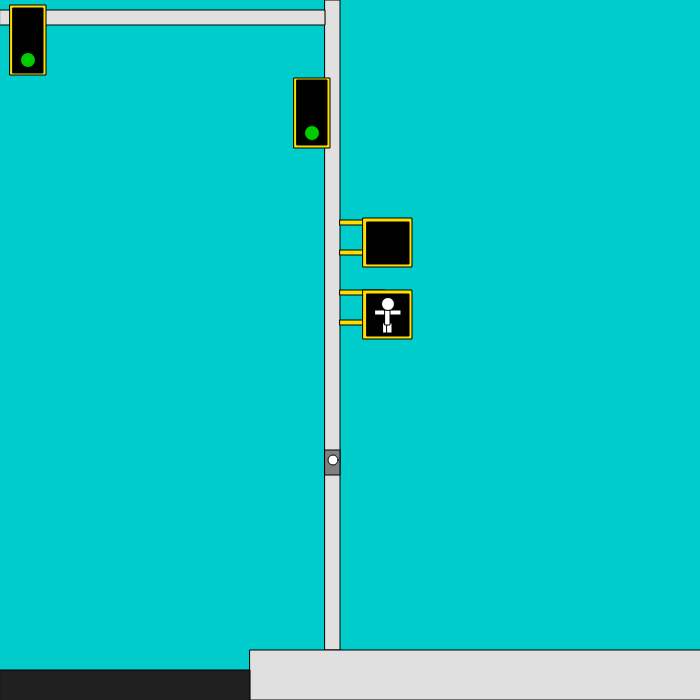
Frame 1 (no input)
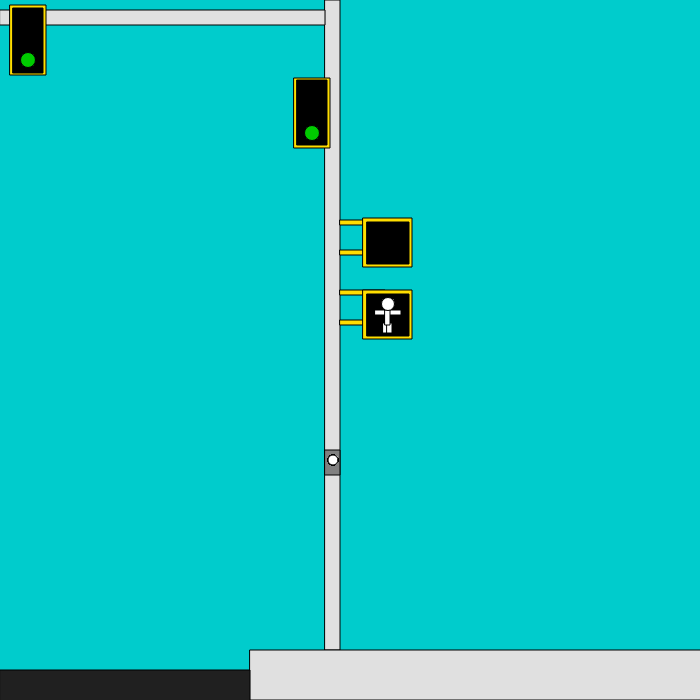
Frame 60 (no input)
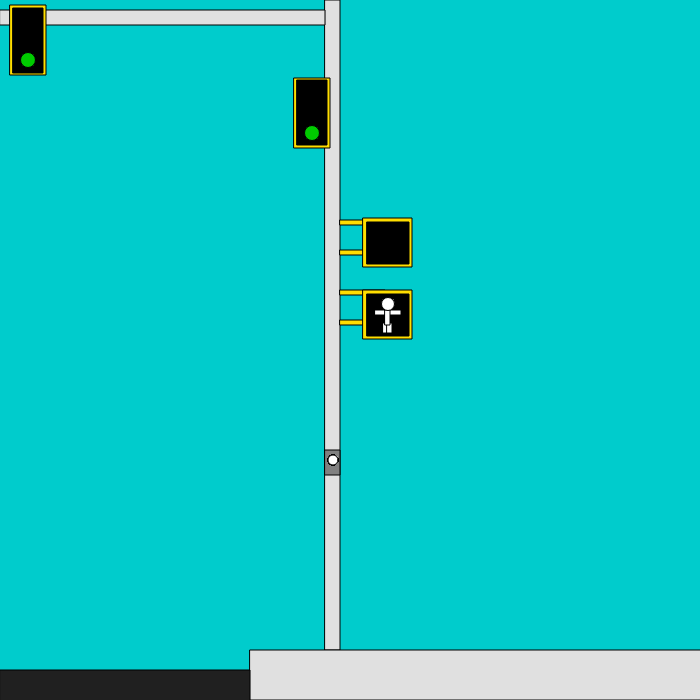
Frame 120 (the mouse pressed at the canvas centre since frame 60)

The p5.js sketch that drew these frames (run headless with seeded random() and noise() and a simulated clock; from frame 60 on, the mouse is pressed at the canvas centre):

// p5.js sketch
// ── sketch.js
var exy = 15;
var state = false;
var click = 10;
var d = 20;

function setup() {
createCanvas(700, 700);
background(0, 204, 204);

fill(224, 224, 224);
strokeWeight(1);
rect(325, 0, 15, 650);
rect(250, 650, 600, 50);
rect(0, 10, 325, 15);

fill(255, 222, 0);
strokeWeight(1);
rect(340, 250, 45, 5);
rect(340, 220, 45, 5);
rect(10, 5, 36, 70);
rect(363, 218, 49, 49);
rect(294, 78, 36, 70);

rect(340, 290, 45, 5);
rect(340, 320, 45, 5);
rect(363, 290, 49, 49);


fill(0);
rect(367, 222, 42, 42);
rect(297, 80, 30, 65);
rect(13, 8, 30, 65);
rect(367, 294, 42, 42);

fill(32);
rect(0, 670, 250, 35);

fill(128, 128, 128);
rect(325, 450, 15,25);
}

function draw() {
if (state) {

fill(255, 0, 0);
ellipse(28, 23, exy, exy);
ellipse(312, 93, exy, exy);

strokeWeight(1);
ellipse(389, 240, 5,23);
ellipse(383, 240, 5, 20);
ellipse(394, 240, 5, 18);
ellipse(399, 240, 5, 15);
ellipse(380, 250, 15, 5);
strokeWeight(0);
ellipse(390, 250, 20, 15);



} else {
  fill(0, 204, 0);
  ellipse(28, 60, exy, exy);
  ellipse(312, 133, exy, exy);

  fill(255);
  strokeWeight(1);
  rect(375, 310, 15, 5);
  rect(383, 323, 5, 10);
  rect(386, 310, 15, 5);
  rect(387, 323, 5, 10);
  rect(385, 310, 5, 15);
  ellipse(388, 304, 13, 13);
  }
ellipse(333, 460, click, click);
}

function mousePressed() {
  if (dist(mouseX, mouseY, click, click) < d / 2) {
    state = !state;
      }
  }
